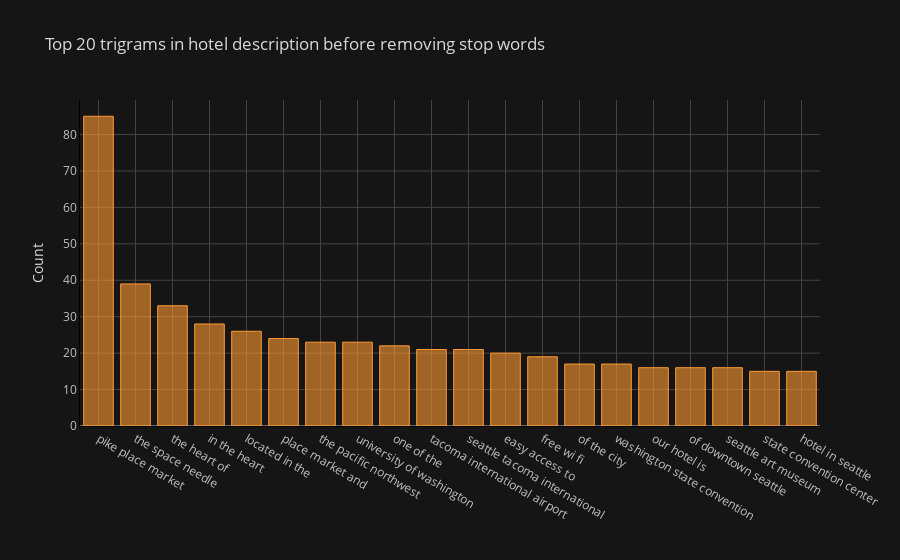

The notebook cell this image was saved under:
### Code cell
def get_top_n_trigram(corpus, n=None):
    vec = CountVectorizer(ngram_range=(3, 3)).fit(corpus)
    bag_of_words = vec.transform(corpus)
    sum_words = bag_of_words.sum(axis=0) 
    words_freq = [(word, sum_words[0, idx]) for word, idx in vec.vocabulary_.items()]
    words_freq =sorted(words_freq, key = lambda x: x[1], reverse=True)
    return words_freq[:n]
common_words = get_top_n_trigram(df['desc'], 20)
df5 = pd.DataFrame(common_words, columns = ['desc' , 'count'])
df5.groupby('desc').sum()['count'].sort_values(ascending=False).iplot(kind='bar', yTitle='Count', linecolor='black', title='Top 20 trigrams in hotel description before removing stop words')

### Figure 1 — Plotly figure (JSON) as saved in the notebook; plotly's stock layout.template omitted (floating-point values rounded to 4 significant figures)
{"data": [{"marker": {"color": "rgba(255, 153, 51, 0.6)", "line": {"color": "rgba(255, 153, 51, 1.0)", "width": 1}}, "name": "count", "orientation": "v", "text": "", "type": "bar", "x": ["pike place market", "the space needle", "the heart of", "in the heart", "located in the", "place market and", "the pacific northwest", "university of washington", "one of the", "tacoma international airport", "seattle tacoma international", "easy access to", "free wi fi", "of the city", "washington state convention", "our hotel is", "of downtown seattle", "seattle art museum", "state convention center", "hotel in seattle"], "y": [85, 39, 33, 28, 26, 24, 23, 23, 22, 21, 21, 20, 19, 17, 17, 16, 16, 16, 15, 15]}], "layout": {"legend": {"bgcolor": "#151516", "font": {"color": "#D9D9D9"}}, "paper_bgcolor": "#151516", "plot_bgcolor": "#151516", "title": {"font": {"color": "#D9D9D9"}, "text": "Top 20 trigrams in hotel description before removing stop words"}, "xaxis": {"gridcolor": "#434343", "linecolor": "black", "showgrid": true, "tickfont": {"color": "#C2C2C2"}, "title": {"font": {"color": "#D9D9D9"}, "text": ""}, "zerolinecolor": "#666570"}, "yaxis": {"gridcolor": "#434343", "linecolor": "black", "showgrid": true, "tickfont": {"color": "#C2C2C2"}, "title": {"font": {"color": "#D9D9D9"}, "text": "Count"}, "zerolinecolor": "#666570"}}}
